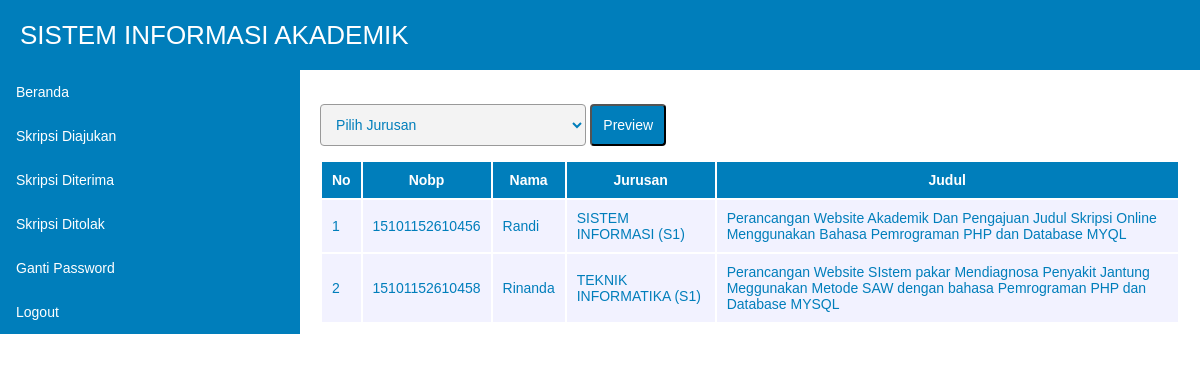
/dosen/index.php?p=skripsiditerima (signed in), run on the app's committed database.
### tables this page shows
CREATE TABLE IF NOT EXISTS `skripsi` (
  `idskripsi` int(11) NOT NULL AUTO_INCREMENT,
  `nobp` varchar(20) NOT NULL,
  `judulskripsi` text NOT NULL,
  `temaskripsi` text NOT NULL,
  `objekskripsi` text NOT NULL,
  `ltrbelakangskripsi` text NOT NULL,
  `tgldiajukan` datetime NOT NULL DEFAULT '0000-00-00 00:00:00',
  `tglditerima` datetime NOT NULL DEFAULT '0000-00-00 00:00:00',
  `status` varchar(10) NOT NULL,
  `komentar` text NOT NULL,
  `judulke` int(11) NOT NULL,
  PRIMARY KEY (`idskripsi`)
);

CREATE TABLE IF NOT EXISTS `mahasiswa` (
  `nobp` varchar(15) NOT NULL,
  `nama` varchar(30) NOT NULL,
  `tmptgllahir` varchar(100) NOT NULL,
  `foto` text NOT NULL,
  `kdjurusan` varchar(10) NOT NULL,
  `password` varchar(100) NOT NULL,
  PRIMARY KEY (`nobp`)
);

CREATE TABLE IF NOT EXISTS `jurusan` (
  `kdjurusan` varchar(10) NOT NULL,
  `nmjurusan` varchar(30) NOT NULL,
  `kdfakultas` varchar(10) NOT NULL,
  PRIMARY KEY (`kdjurusan`)
);

### dosen/skripsiditerima.php (the view, shortened to what this page needs)
<form method="POST" action="">
		<select name="kdjurusan">
			<option value="">Pilih Jurusan</option>
		</select>
		<input type="submit" name="cari" value="Preview">
</form>
<table>
	<tr>
		<th>No</th>
		<th>Nobp</th>
		<th>Nama</th>
		<th>Jurusan</th>
		<th>Judul</th>
	</tr>
	<?php
	$no = 1;
	if(isset($_POST['cari'])){
		$kdjurusan = $_POST['kdjurusan'];
		$jurusan = "and mahasiswa.kdjurusan like '$kdjurusan'";
	}else{
		$jurusan = "";
	}
	$tampil2 = mysqli_query($kon, "select * from skripsi,mahasiswa,jurusan where skripsi.nobp = mahasiswa.nobp and mahasiswa.kdjurusan = jurusan.kdjurusan $jurusan and skripsi.status = 'acc'") or die(error);
	while ($data2 = mysqli_fetch_array($tampil2)) { ?>
		<tr>
			<td><?php echo $no++?></td>
			<td><?php echo $data2['nobp'];?></td>
			<td><?php echo $data2['nama'];?></td>
			<td><?php echo $data2['nmjurusan'];?></td>
			<td><?php echo $data2['judulskripsi'];?></td>
		</tr>
	<?php } ?>
</table>

### dosen/style.css (style rules this page uses)
input[type="text"], input[type="date"], input[type="password"], input[type="file"], textarea, select { width:100%; padding:0.8em; margin-top:1em; font-family:Arial; font-size:14px; color:#007EBB; border:1px solid #999999; border-radius:4px; background-color:#F3F3F3; }
select { width:auto; }
option { padding:5px; }
input[type="submit"] { width:auto; margin-top:0.9em; color:#FFFFFF; background-color:#007EBB; padding:0.8em; font-family:Arial; font-size:14px; text-align:center; cursor:pointer; border-radius:4px; }
table { width:100%; border-color:#007EBB; }
th { text-align:center; padding:10px; background-color:#007EBB; color:#FFFFFF; font-family:Arial; font-size:14px; }
td { padding:10px; background-color:#F2F2FF; font-size:14px; color:#007EBB; }

### data on the page
skripsi: mahasiswa.nobp "15101152610456", mahasiswa.nama "Randi", jurusan.nmjurusan "SISTEM INFORMASI (S1)", judulskripsi "Perancangan Website Akademik Dan Pengajuan Judul Skripsi Online Menggunakan Bahasa Pemrograman PHP dan Database MYQL"
skripsi: mahasiswa.nobp "15101152610458", mahasiswa.nama "Rinanda", jurusan.nmjurusan "TEKNIK INFORMATIKA (S1)", judulskripsi "Perancangan Website SIstem pakar Mendiagnosa Penyakit Jantung Meggunakan Metode SAW dengan bahasa Pemrograman PHP dan Database MYSQL"
